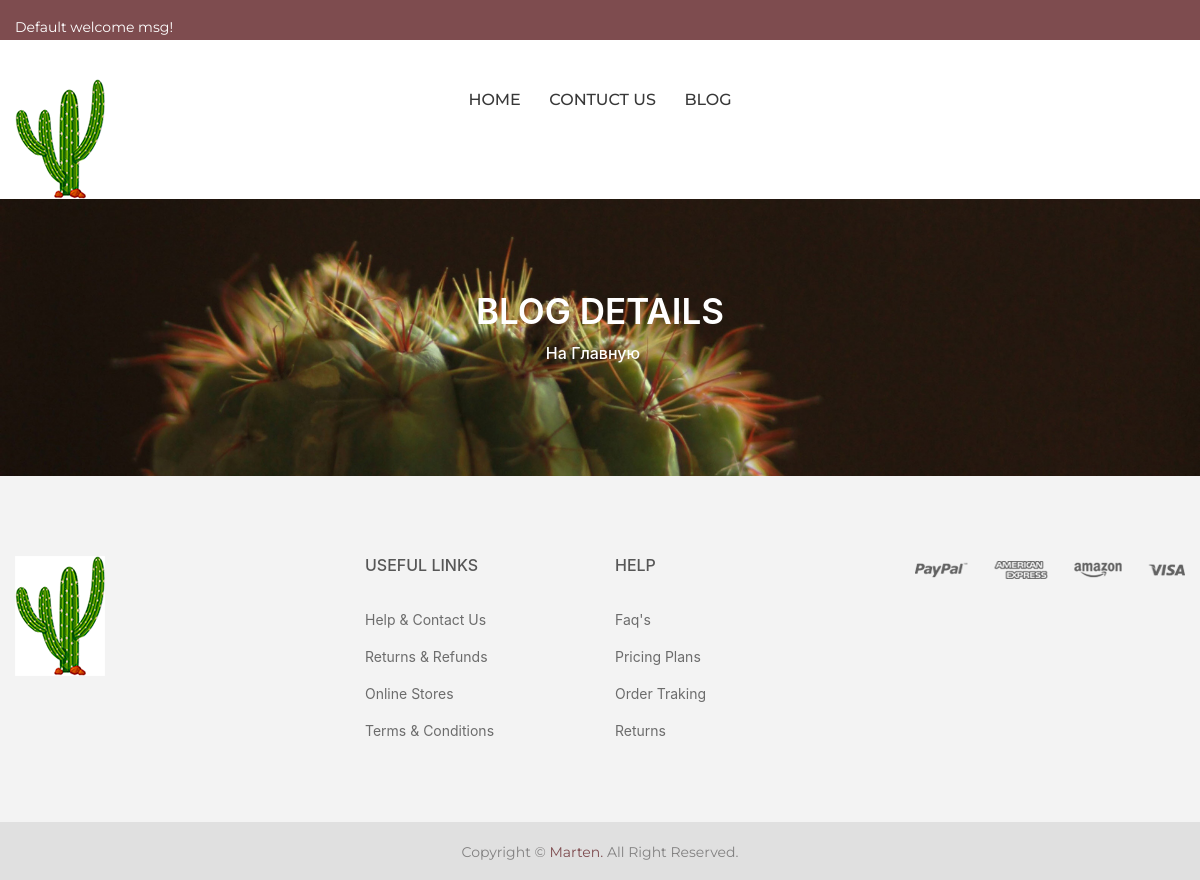
Before: /blog/3 with the older database file.
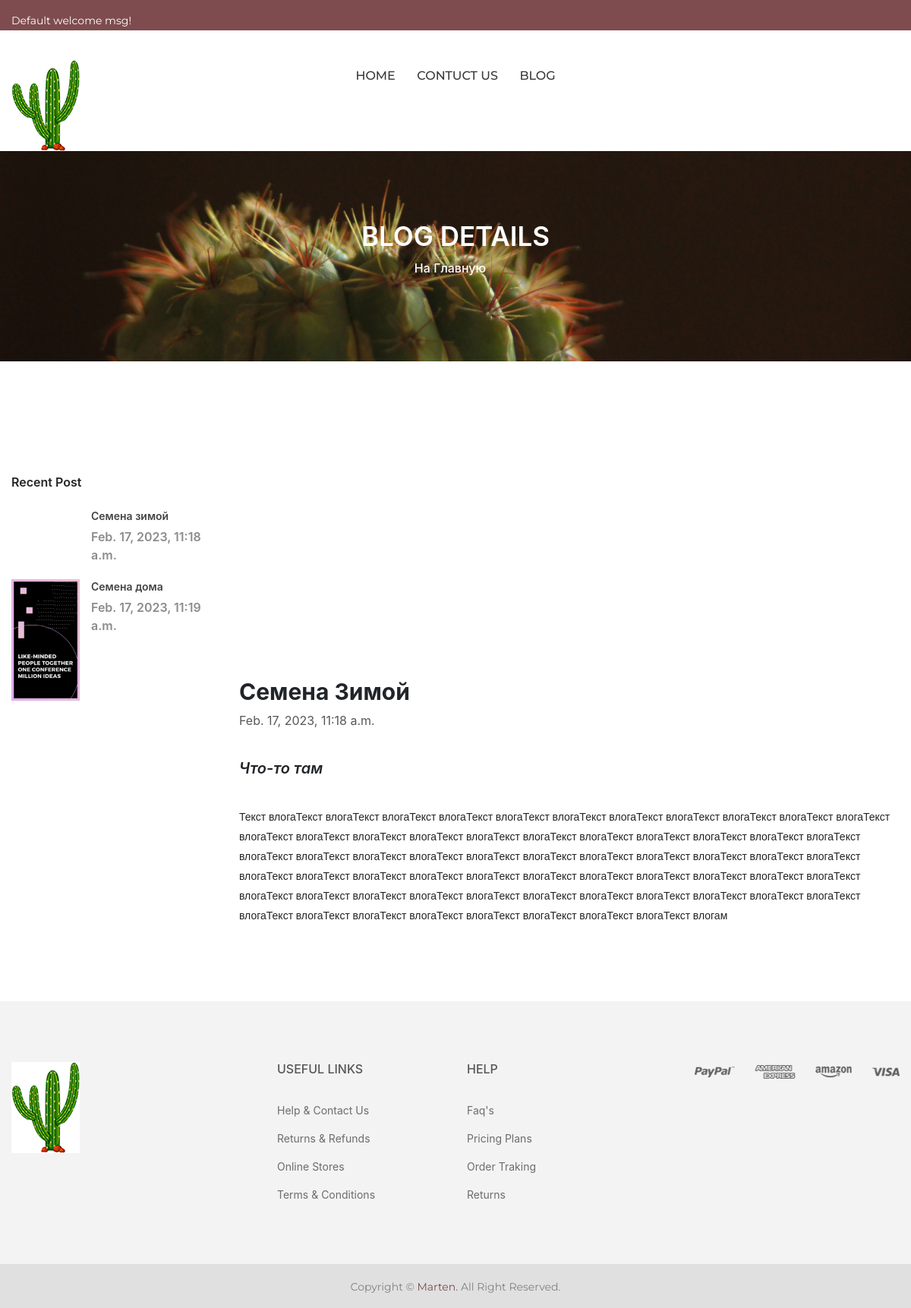
After: the same page with the newer database file.
### main/models.py (models this page shows)
class Blog(models.Model):
    class Meta:
        verbose_name = 'Влог'
        verbose_name_plural = 'Влоги'
    name = models.CharField(verbose_name='Название темы', max_length=155)
    categories = models.ForeignKey(CategoriesBlog, verbose_name='Категория', on_delete=models.PROTECT)
    image = models.ImageField(verbose_name='Фотография', upload_to='photo/blog/%Y/%m/%d/')
    description = models.CharField(verbose_name='Подзаголовок(300 символов)', max_length=300)
    full_text = models.TextField(verbose_name='Текст влога')
    is_active = models.BooleanField(verbose_name='Опубликовано')
    popular = models.BooleanField(verbose_name='Популярный влог', default=False)
    create = models.DateTimeField(verbose_name='Время создания', auto_now_add=True)

### main/views.py (the view)
# urls.py: path('blog/<int:pk>', show_blog, name='blog')
def show_blog(req, pk):
    data = {
        'blogs': Blog.objects.filter(id=pk),
        'popular_blog': Blog.objects.all()
    }
    return render(req, 'main/blog.html', data)

### main/templates/main/blog.html (shortened to what the changed rows need)
{% load static %}
<!doctype html>
<html class="no-js" lang="zxx">
    <head>
        <link rel="stylesheet" href='{% static "main/css/style.css" %}' type="text/css" />
        <link rel="stylesheet" href="{% static 'main/css/jquery-ui.css' %}">
        <link rel="stylesheet" href="{% static 'main/css/bootstrap.min.css' %}">
        <link rel="stylesheet" href="{% static 'main/css/meanmenu.min.css' %}">
        <link rel="stylesheet" href="{% static 'main/css/owl.carousel.min.css' %}">
        <link rel="stylesheet" href="{% static 'main/css/responsive.css' %}">
        <link rel="stylesheet" href="{% static 'main/css/simple-line-icons.css' %}">
        <link rel="stylesheet" href="{% static 'main/css/slick.css' %}">
        <link rel="stylesheet" href="{% static 'main/css/themify-icons.css' %}">
    </head>
    <body>
        <div class="breadcrumb-area pt-95 pb-95 bg-img" style="background-image:url({% static 'main/img/banner/baner_blog.png' %});">
            <div class="container">
                <div class="breadcrumb-content text-center">
                    <h2>Blog Details</h2>
                </div>
            </div>
        </div>
        {% for blog in blogs %}
        <div class="shop-area pt-100 pb-100">
            <div class="container">
                <div class="row flex-row-reverse">
                    <div class="col-lg-9 col-md-8">
                        <div class="blog-details-wrapper res-mrg-top">
                            <div class="single-blog-wrapper">
                                <div class="blog-img mb-30">
                                    <img src="{{ blog.image.url }}" alt="">
                                </div>
                                <div class="blog-details-content">
                                    <h2>{{ blog.name }}</h2>
                                    <div class="blog-meta">
                                        <ul>
                                            <li>{{ blog.create }}</li>
                                        </ul>
                                    </div>
                                </div>
                                <blockquote class="importent-title">
                                    <h4>{{ blog.description }}</h4>
                                </blockquote>
                                <p>{{ blog.full_text }}</p>
                            </div>
                        </div>
                    </div>
                    <div class="col-lg-3 col-md-4">
                        <div class="shop-sidebar blog-mrg">
                            <div class="shop-widget mt-50">
                                <h4 class="shop-sidebar-title">Recent Post</h4>
                                <div class="recent-post-wrapper mt-25">
                                    {% for blog in popular_blog %}
                                        {% if blog.popular == True %}
                                            <div class="single-recent-post mb-20">
                                                <div class="recent-post-img">
                                                    <a href="{% url 'blog' blog.pk %}"><img src="{{ blog.image.url }}" alt=""></a>
                                                </div>
                                                <div class="recent-post-content">
                                                    <h4><a href="{% url 'blog' blog.pk %}">{{ blog.name }}</a></h4>
                                                    <span>{{ blog.create }}</span>
                                                </div>
                                            </div>
                                        {% endif %}
                                    {% endfor %}
                                </div>
                            </div>
                        </div>
                    </div>
                </div>
            </div>
        </div>
        {% endfor %}
    </body>
</html>

Changed rows visible on the page:
now on this page (row edited): Blog: image (picture), name "Семена Зимой", create "Feb. 17, 2023, 11:18 a.m.", description "Что-то там", full_text "Текст влогаТекст влогаТекст влогаТекст влогаТекст влогаТекст влогаТекст влогаТекст влогаТекст влогаТекст влогаТекст влогаТекст влогаТекст влогаТекст влогаТекст влогаТекст влогаТекст влогаТекст влогаТекст влогаТекст влогаТекст влогаТекст влогаТекст влогаТекст влогаТекст влогаТекст влогаТекст влогаТекст влогаТекст влогаТекст влогаТекст влогаТекст влогаТекст влогаТекст влогаТекст влогаТекст влогаТекст влогаТекст влогаТекст влогаТекст влогаТекст влогаТекст влогаТекст влогаТекст влогаТекст влогаТекст влогаТекст влогаТекст влогаТекст влогаТекст влогаТекст влогаТекст влогаТекст влогаТекст влогаТекст влогаТекст влогаТекст влогаТекст влогаТекст влогаТекст влогаТекст влогаТекст влогаТекст влогаТекст…", name "Семена зимой"
now on this page (row edited): Blog: image (picture), name "Семена дома", create "Feb. 17, 2023, 11:19 a.m.", shown under "Семена Зимой"
